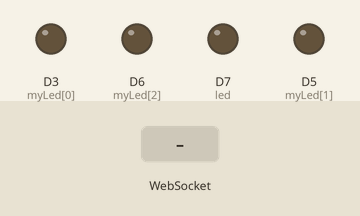
This sketch was run on a simulated ESP8266 (NodeMCU). Shown: output pins drawn as LEDs (lit = HIGH). Inputs (shaded band) come from the test bench. WiFi joins after 1.5 s; servers stay silent unless stated; random numbers use the default seed unless the sketch sets one; what the sketch prints to the serial monitor is not drawn.

Above: at 2.7 s.
2.8 s: WebSocket text "d" received
At 4.0 s:
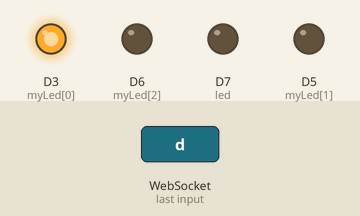
4.3 s: WebSocket text "1" received
Timing chart, 0 to 7.3 s (numbered marks = the images above; inputs shaded):
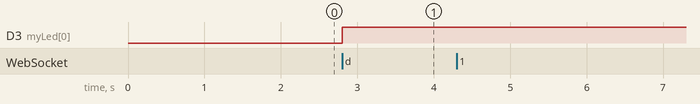

Measured:
- after the input at 2.8 s, D3 (myLed[0]): LOW → HIGH at once
- after the input at 4.3 s, every drawn part: stays the same

The sketch:

WebsocketServer.ino
```cpp
#include <ESP8266WiFi.h>
#include <WiFiClient.h>
#include <ESP8266mDNS.h>

#include "WebGUI.h"
#include "WebSocketServer.h"

/****************************************
 *              WIFI
 ****************************************/

const char *ssid = "IUHYRA";
const char *password = "iuhyra@12345";


void setup ( void ) {
  pinMode ( led, OUTPUT );
  digitalWrite ( led, 0 );
  Serial.begin ( 115200 );
  WiFi.mode ( WIFI_STA );
  WiFi.begin ( ssid, password );
  Serial.println ( "" );

  // Wait for connection
  while ( WiFi.status() != WL_CONNECTED ) {
    delay ( 500 );
    Serial.print ( "." );
  }

  Serial.println ( "" );
  Serial.print ( "Connected to " );
  Serial.println ( ssid );
  Serial.print ( "IP address: " );
  Serial.println ( WiFi.localIP() );

  if ( MDNS.begin ( "esp8266" ) ) {
    Serial.println ( "MDNS responder started" );
  }

  setupWebGUI();
  setupWebsocketServer();
}

void loop ( void ) {
  WebGUILoop();
  WebSocketServerLoop();
}
```

WebGUI.h
```cpp
#pragma once
#ifndef _WEBGUI_H
#define _WEBGUI_H
extern "C" {
  #include  <user_interface.h>
}

#include <ESP8266WebServer.h>


/****************************************
 *                Web GUI
 ****************************************/

ESP8266WebServer server ( 80 );

const int led = 13;


/****************************************
 *          Khai báo các hàm
 ****************************************/

void setupWebGUI();
void WebGUILoop();

/* Hàm xử lý request chính */
void handleRoot();

/* Hàm xử lý request tới file */
void drawGraph();

/* Hàm xử lý không tìm thấy file*/
void handleNotFound();


/****************************************
 *          Định Nghĩa Các Hàm
 ****************************************/

void setupWebGUI() {
  server.on ( "/", handleRoot );
  server.on ( "/test.svg", drawGraph );
  server.on ( "/inline", []() {
    server.send ( 200, "text/plain", "this works as well" );
  } );
  server.onNotFound ( handleNotFound );
  server.begin();
  Serial.println ( "HTTP server started" );
}

void WebGUILoop() {
  server.handleClient();
}

/* Hàm xử lý request chính */
void handleRoot() {
  digitalWrite ( led, 1 );
  char temp[1024];
  int sec = millis() / 1000;
  int min = sec / 60;
  int hr = min / 60;

  snprintf ( temp, 1024,
"<head>\n  <meta charset=\"utf-8\">\n  <style>\n    label {\n      user-select: none;\n    }\n  </style>\n</head>\n\n<body>\n  <label>\n    <input type=\"checkbox\" id=\"d1\">\n    <span>Đèn 1</span>\n  </label>\n\n  <label>\n    <input type=\"checkbox\" id=\"d2\">\n    <span>Đèn 2</span>\n  </label>\n\n  <label>\n    <input type=\"checkbox\" id=\"d3\">\n    <span>Đèn 3</span>\n  </label>\n\n  <label>\n    <input type=\"checkbox\" id=\"d4\">\n    <span>Đèn 4</span>\n  </label>\n\n  <script>\n    let ws = new WebSocket(\"ws://192.168.1.118:81\");\n    ws.onopen = () => ws.send(\"Hello\");\n    ws.onmessage = (e) => console.log(e);\n\n    let d = document;\n    let btns = d.getElementsByTagName(\"input\");\n\n    for (let btn of btns) {\n      btn.addEventListener(\"change\", (e) => {\n        let tg = e.target;\n        let state = tg.checked;\n        ws.send(`${tg.id}_${+state}`);\n      });\n    }\n  </script>\n</body>" );
  server.send ( 200, "text/html", temp );
  digitalWrite ( led, 0 );
}


/* Hàm xử lý request tới file */
void drawGraph() {
  String out = "";
  char temp[100];
  out += "<svg xmlns=\"http://www.w3.org/2000/svg\" version=\"1.1\" width=\"400\" height=\"150\">\n";
  out += "<rect width=\"400\" height=\"150\" fill=\"rgb(250, 230, 210)\" stroke-width=\"1\" stroke=\"rgb(0, 0, 0)\" />\n";
  out += "<g stroke=\"black\">\n";
  int y = rand() % 130;
  for (int x = 10; x < 390; x+= 10) {
    int y2 = rand() % 130;
    sprintf(temp, "<line x1=\"%d\" y1=\"%d\" x2=\"%d\" y2=\"%d\" stroke-width=\"1\" />\n", x, 140 - y, x + 10, 140 - y2);
    out += temp;
    y = y2;
  }
  out += "</g>\n</svg>\n";

  server.send ( 200, "image/svg+xml", out);
}

/* Hàm xử lý không tìm thấy file*/
void handleNotFound() {
  digitalWrite ( led, 1 );
  String message = "File Not Found\n\n";
  message += "URI: ";
  message += server.uri();
  message += "\nMethod: ";
  message += ( server.method() == HTTP_GET ) ? "GET" : "POST";
  message += "\nArguments: ";
  message += server.args();
  message += "\n";

  for ( uint8_t i = 0; i < server.args(); i++ ) {
    message += " " + server.argName ( i ) + ": " + server.arg ( i ) + "\n";
  }

  server.send ( 404, "text/plain", message );
  digitalWrite ( led, 0 );
}


#endif
```

WebSocketServer.h
```cpp
#pragma once
#ifndef _WEBSOCKETSERVER_H
#define _WEBSOCKETSERVER_H
extern "C" {
  #include  <user_interface.h>
}

#include <WebSocketsServer.h>


/****************************************
 *            WebSocket Server
 ****************************************/

WebSocketsServer webSocket = WebSocketsServer(81);

byte myLed[4] = {D3, D5, D6, D7};


/****************************************
 *           Khai báo các hàm
 ****************************************/

void setupWebsocketServer();
void WebSocketServerLoop();
void webSocketEvent(uint8_t num, WStype_t type, uint8_t * payload, size_t length);


/****************************************
 *          Định Nghĩa Các Hàm
 ****************************************/

void setupWebsocketServer() {
    // start webSocket server
    webSocket.begin();
    webSocket.onEvent(webSocketEvent);

    for (byte i=0; i<sizeof(myLed); i++) {
      pinMode(myLed[i], OUTPUT);
    }
}

void WebSocketServerLoop() {
  webSocket.loop();
}

/* Hàm xử lý sự kiện Websocket */
void webSocketEvent(uint8_t num, WStype_t type, uint8_t * payload, size_t length) {
    switch(type) {
        case WStype_DISCONNECTED:
            Serial.printf("[%u] Disconnected!\n", num);
            break;
        case WStype_CONNECTED: {
            IPAddress ip = webSocket.remoteIP(num);
            Serial.printf("[%u] Connected from %d.%d.%d.%d url: %s\n", num, ip[0], ip[1], ip[2], ip[3], payload);

            // send message to client
            webSocket.sendTXT(num, "Connected");
        }
            break;
        case WStype_TEXT:
            Serial.printf("[%u] get Text: %s\n", num, payload);
            if (payload[0] == 'd') {
              byte led = myLed[payload[1] - '1'];
              bool state = payload[3] != '0';
              digitalWrite(led, state);
            }
            break;
    }

}


#endif
```
